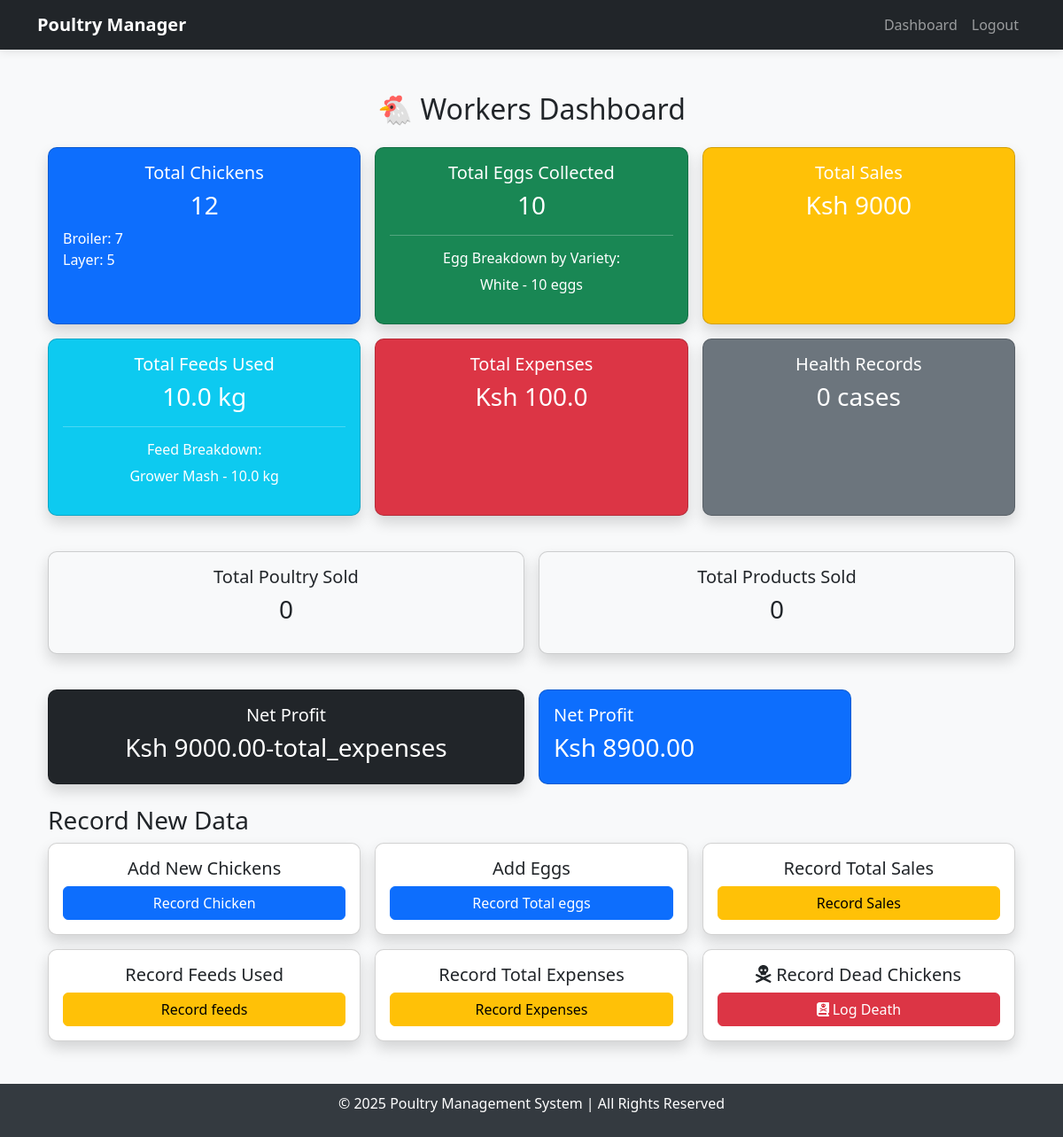
The page /dashboard/ (signed in) on the database as committed earlier.
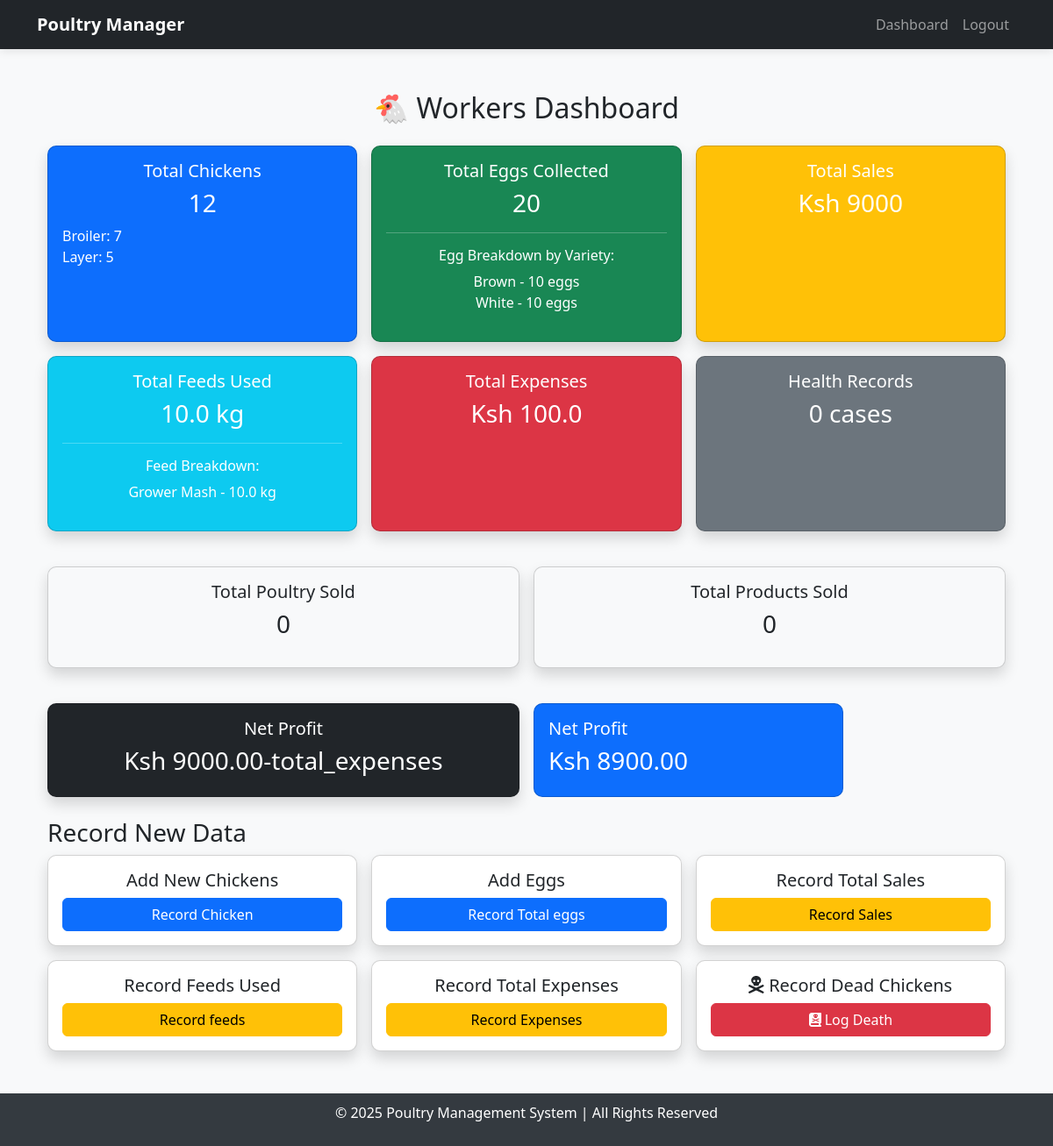
The same page on the database as committed later.
### poultry/models.py (models this page shows, shortened)
class Chicken(models.Model):
    CATEGORY_CHOICES = [
        ('Broiler', 'Broiler'),
        ('Layer', 'Layer'),
        ('Kienyeji', 'Kienyeji'),
    ]
    BUY_FROM_CHOICES = [
        ('Local Hatch', 'Local Hatch'),
        ('Kukuchic', 'Kukuchic'),
        ('Kenchic', 'Kenchic'),
        ('Others', 'Others'),
    ]
    category = models.CharField(max_length=20, choices=CATEGORY_CHOICES)
    quantity = models.PositiveIntegerField()
    age_in_weeks = models.PositiveIntegerField()
    weight_kg = models.FloatField(null=True, blank=True)
    buy_from = models.CharField(max_length=50, choices=BUY_FROM_CHOICES)
    other_source = models.CharField(max_length=100, null=True, blank=True)
    date_added = models.DateField(auto_now_add=True)

class Egg(models.Model):
    VARIETY_CHOICES = [
        ('white', 'White'),
        ('brown', 'Brown'),
        ('organic', 'Organic'),
        ('free_range', 'Free Range'),
    ]
    variety = models.CharField(max_length=20, choices=VARIETY_CHOICES,null=True, blank=True)
    quantity = models.PositiveIntegerField()
    price_per_egg = models.DecimalField(max_digits=10, decimal_places=2, null=True, blank=True)
    collected_date = models.DateField(auto_now_add=True)

class Feed(models.Model):
    FEED_CHOICES = [
        ('Starter Mash', 'Starter Mash'),
        ('Grower Mash', 'Grower Mash'),
        ('Layer Mash', 'Layer Mash'),
        ('Finisher Mash', 'Finisher Mash'),
        ('Other', 'Other'),
    ]
    name = models.CharField(max_length=100, choices=FEED_CHOICES, default='Other')
    custom_name = models.CharField(max_length=255, default="")
    quantity_kg = models.FloatField()
    remaining_kg = models.FloatField(default=0)
    date_purchased = models.DateField(null=True, blank=True)

### poultry/views.py (the view)
# urls.py: path('dashboard/', dashboard, name='dashboard'),
@login_required
def dashboard(request):
    chickens = Chicken.objects.values('category').annotate(total=Sum('quantity'))
    egg_counts = Egg.objects.values('variety').annotate(total=Sum('quantity'))
    total_sales = Sale.objects.aggregate(total=Sum(F('price') * F('quantity')))['total'] or Decimal('0.0')
    total_expenses = Expense.objects.aggregate(total=Sum("amount"))["total"] or Decimal('0.0')
    total_expenses = Decimal(str(total_expenses))
    net_profit = total_sales - total_expenses
    total_feeds = Feed.objects.aggregate(total_used=Sum('quantity_kg'))['total_used'] or 0
    feed_types = Feed.objects.values('name').annotate(total=Sum('quantity_kg'))
    context = {
        'username': request.user.username,
        'total_chickens': sum(chicken['total'] for chicken in chickens),
        'chicken_types': chickens,
        'egg_counts': egg_counts,
        'total_eggs': Egg.objects.aggregate(total=Sum('quantity'))['total'] or 0,
        'total_feeds': total_feeds,
        'feed_types': feed_types,
        'total_sales': total_sales,
        'total_expenses': total_expenses,
        'net_profit': net_profit,
    }
    return render(request, 'poultry/dashboard.html', context)

### poultry/templates/poultry/dashboard.html (shortened to what the changed rows need)
{% extends 'base.html' %}
{% block content %}
<div class="container-fluid mt-4">
    <h2 class="text-center mb-4">🐔 Workers Dashboard</h2>
    <div class="row g-3">
        <div class="col-lg-4 col-md-6 col-sm-12">
            <div class="card bg-primary text-white shadow h-100">
                <div class="card-body text-center">
                    <ul class="list-unstyled text-start">
                        {% for chicken in chicken_types %}
                            <li>{{ chicken.category }}: {{ chicken.total }}</li>
                        {% endfor %}
                    </ul>
                </div>
            </div>
        </div>
    <div class="col-lg-4 col-md-6 col-sm-12">
        <div class="card bg-success text-white shadow h-100">
            <div class="card-body text-center">
                <h5 class="card-title">Total Eggs Collected</h5>
                <h3>{{ total_eggs|default:"0" }}</h3>
                {% if egg_counts %}
                    <hr>
                    <h6 class="text-white">Egg Breakdown by Variety:</h6>
                    <ul class="list-unstyled">
                        {% for egg in egg_counts %}
                            <li>{{ egg.variety|title }} - {{ egg.total }} eggs</li>
                        {% endfor %}
                    </ul>
                {% else %}
                    <p>No eggs collected yet.</p>
                {% endif %}
            </div>
        </div>
    </div>
        <div class="col-lg-4 col-md-6 col-sm-12">
            <div class="card bg-info text-white shadow h-100">
                <div class="card-body text-center">
                    {% if feed_types %}
                        <ul class="list-unstyled">
                            {% for feed in feed_types %}
                                <li>{{ feed.name }} - {{ feed.total }} kg</li>
                            {% endfor %}
                        </ul>
                    {% else %}
                        <p>No feed recorded yet.</p>
                    {% endif %}
                </div>
            </div>
        </div>
    </div>
</div>
{% endblock %}

Rows that differ between the two databases and show on the page:
added Egg: variety "Brown", total "10"
Other text that changed with them:
{{ total_eggs|default:"0" }}: "10" → "20"
